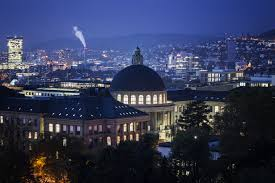
//> input picture 4/eth.jpeg, 275 x 183 px
$ ./Prak4   (built with g++ and OpenCV 4)
//> lines starting //> are read from the running program, lines starting //| are printed output that depends on the picture
// - Tugas4(Edge detection gradient, sobel, canny, prewitt, Robert)
// - Makalah (edge detection)

#include "opencv2/core/utility.hpp"
#include "opencv2/imgproc.hpp"
#include "opencv2/imgcodecs.hpp"
#include "opencv2/highgui.hpp"
#include <stdio.h>
using namespace cv;
using namespace std;

//Edge detection gradient
void gradient(Mat src)
{
    cv::Mat dstX, dstY, dstXY;
    cv::Mat kernelX = (cv::Mat_<int>(1, 3) << -1, 0, 1);
    cv::Mat kernelY = (cv::Mat_<int>(3, 1) << -1, 0, 1);
    cv::filter2D(src, dstX, -1, kernelX);
    cv::filter2D(src, dstY, -1, kernelY);
    cv::bitwise_or(dstX, dstY, dstXY);
    cv::imshow("Gradient Method", dstXY);

}

//edge detection canny

void canny(Mat src)
{
    Mat gray,blurImage,cedge,edge1,edge2;
    cvtColor(src, gray, COLOR_BGR2GRAY);
    // Create a window
    string window_name1 = "hasil Canny";
    string window_name2 = "hasil Scharr";
    int edgeThresh = 1;
	int edgeThreshScharr=1;
    namedWindow(window_name1, 1);
    namedWindow(window_name2, 1);
    // create a toolbar
    blur(src, blurImage, Size(3,3));
    // Run the edge detector on grayscale
    Canny(blurImage, edge1, edgeThresh, edgeThresh*3, 3);
    cedge = Scalar::all(0);
    src.copyTo(cedge, edge1);
    imshow(window_name1, cedge);
    Mat dx,dy;
    Scharr(blurImage,dx,CV_16S,1,0);
    Scharr(blurImage,dy,CV_16S,0,1);
    Canny( dx,dy, edge2, edgeThreshScharr, edgeThreshScharr*3 );
    cedge = Scalar::all(0);
    src.copyTo(cedge, edge2);
    imshow(window_name2, cedge);
    cedge.create(src.size(), src.type());
    // Show the image

}


//edge detection sobel

/** @function main */
void sobel( Mat src)
{
	Mat src_gray, grad;
  int ddepth = CV_16S;
  int scale = 1;
  int delta = 0;
  string window_name = "filter sobel";
  GaussianBlur( src, src, Size(3,3), 0, 0, BORDER_DEFAULT );

  /// Convert it to gray
  cvtColor( src, src_gray, CV_BGR2GRAY );

  /// Create window
  namedWindow( window_name, CV_WINDOW_AUTOSIZE );

  /// Generate grad_x and grad_y
  Mat grad_x, grad_y;
  Mat abs_grad_x, abs_grad_y;

  /// Gradient X
  //Scharr( src_gray, grad_x, ddepth, 1, 0, scale, delta, BORDER_DEFAULT );
  Sobel( src_gray, grad_x, ddepth, 1, 0, 3, scale, delta, BORDER_DEFAULT );
  convertScaleAbs( grad_x, abs_grad_x );

  /// Gradient Y
  //Scharr( src_gray, grad_y, ddepth, 0, 1, scale, delta, BORDER_DEFAULT );
  Sobel( src_gray, grad_y, ddepth, 0, 1, 3, scale, delta, BORDER_DEFAULT );
  convertScaleAbs( grad_y, abs_grad_y );

  /// Total Gradient (approximate)
  addWeighted( abs_grad_x, 0.5, abs_grad_y, 0.5, 0, grad );

  imshow( window_name, grad );

  }

//edge detection prewitt
void prewit(Mat src)
{
    cv::Mat dstX, dstY, dstXY;
    cv::Mat kernelX = (cv::Mat_<int>(3, 3) << 1, 0, -1, 1, 0, -1, 1, 0, -1);
    cv::Mat kernelY = (cv::Mat_<int>(3, 3) << 1, 1, 1, 0, 0, 0, -1, -1, -1);
    cv::filter2D(src, dstX, -1, kernelX);
    cv::filter2D(src, dstY, -1, kernelY);
    cv::bitwise_or(dstX, dstY, dstXY);
    cv::imshow("Prewitt Combine", dstXY);

}

//edge detection robert

void robert(Mat src)
{
    cv::Mat dstX, dstY, dstXY;
    cv::Mat kernelX = (cv::Mat_<int>(2, 2) << 1, 0, 0, -1);
    cv::Mat kernelY = (cv::Mat_<int>(2, 2) << 0, 1, -1, 0);
    cv::filter2D(src, dstX, -1, kernelX);
    cv::filter2D(src, dstY, -1, kernelY);
    cv::bitwise_or(dstX, dstY, dstXY);
    cv::imshow("Robert Combine", dstXY);

}

int main(){
	string path = "eth.jpeg";
	Mat src = imread(path, IMREAD_COLOR);
//> src is the input picture: 183 rows x 275 cols, CV_8UC3; mean B, G, R 86.8, 57.7, 51.4
    if(src.empty())
    {
        printf("Cannot read image file: %s\n", path.c_str());
        return -1;
    }
    imshow("gambar mula-mula", src);
    robert(src);
    sobel(src);
//> in sobel, `cvtColor( src, src_gray, CV_BGR2GRAY );`:
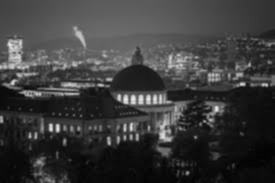
//> src_gray: 183 rows x 275 cols, CV_8UC1; min 1, max 237, mean 59.2
//> in sobel, `addWeighted( abs_grad_x, 0.5, abs_grad_y, 0.5, 0, grad );`:
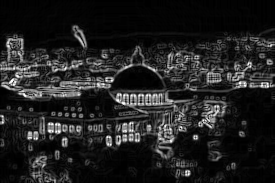
//> grad: 183 rows x 275 cols, CV_8UC1; min 0, max 255, mean 33
    prewit(src);
    gradient(src);
//> in gradient, `cv::bitwise_or(dstX, dstY, dstXY);`:
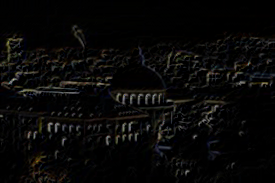
//> dstXY: 183 rows x 275 cols, CV_8UC3; mean B, G, R 7.5, 8.1, 8.5
    canny(src);
//> in canny, `Canny(blurImage, edge1, edgeThresh, edgeThresh*3, 3);`:
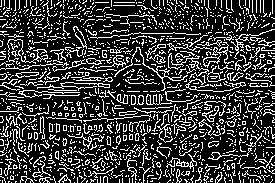
//> edge1: 183 rows x 275 cols, CV_8UC1; 23.7% white in thin lines or dots
//> in canny, `src.copyTo(cedge, edge1);`:
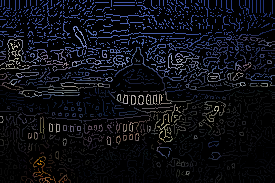
//> cedge: 183 rows x 275 cols, CV_8UC3; mean B, G, R 21, 14.7, 13.5
//> in canny, `Scharr(blurImage,dy,CV_16S,0,1);`:
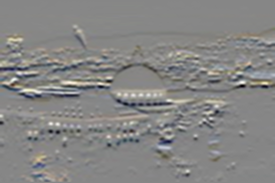
//> dy: 183 rows x 275 cols, CV_16SC3; mean B, G, R -23.7, -9.9, -5.6; drawn with min black and max white
//> in canny, `Canny( dx,dy, edge2, edgeThreshScharr, edgeThreshScharr*3 );`:
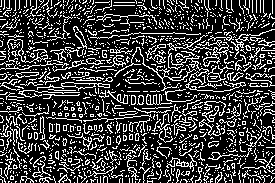
//> edge2: 183 rows x 275 cols, CV_8UC1; 24.5% white in thin lines or dots
 	waitKey(0);
    return 0;
}
